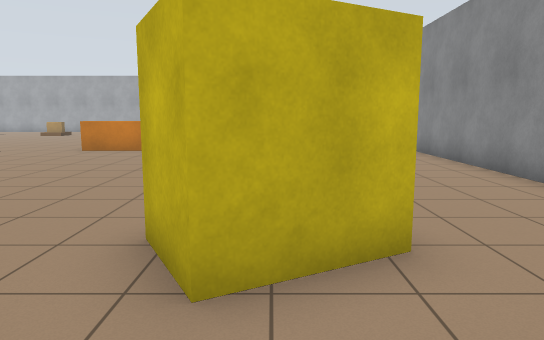
View 1 (above)

17 first-person views from a walk through a world built for the Gazebo simulator. The camera is 1.2 m above the floor, tilts 8° down and sees 70° across. The floor is counted in squares, 1 m on a side. Each view is taken from the middle of a square. On the plan, view 1 faces up. The plan holds only what a view shows up to about 15 squares ahead; the rest is blank.

View 2
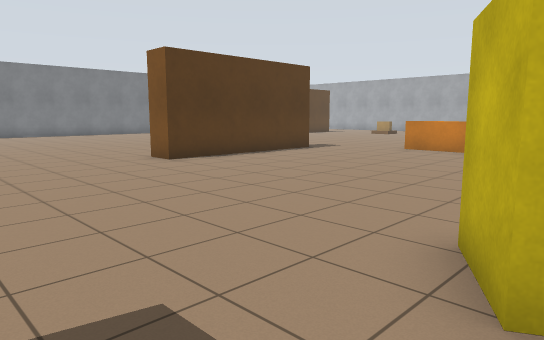

View 3
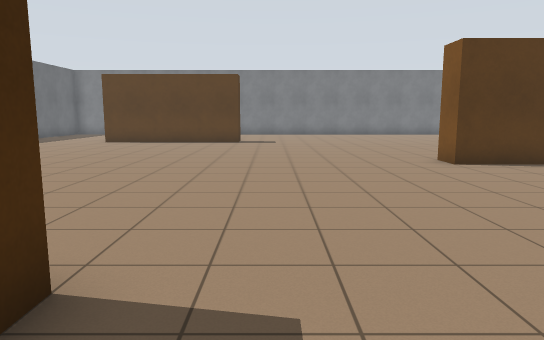

View 4
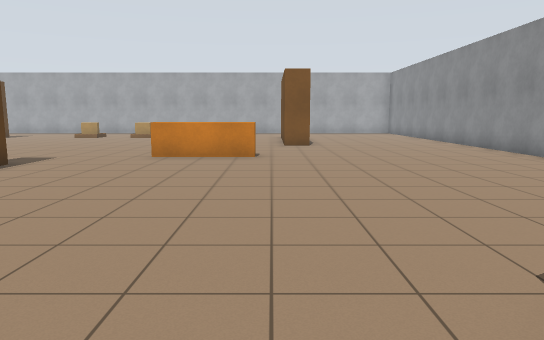

View 5
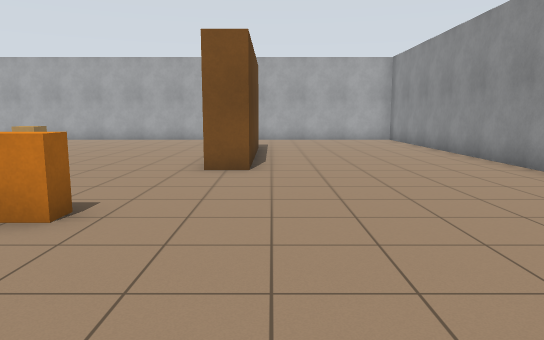

View 6
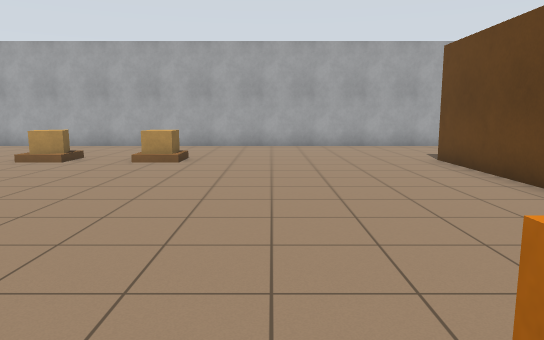

View 7
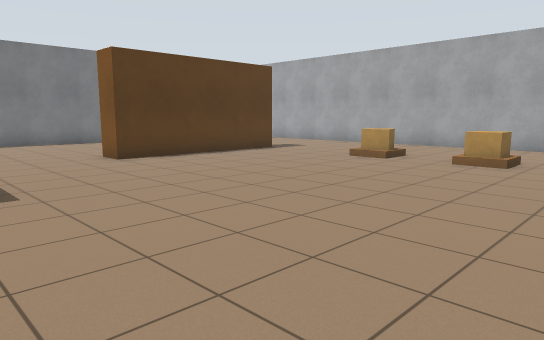

View 8
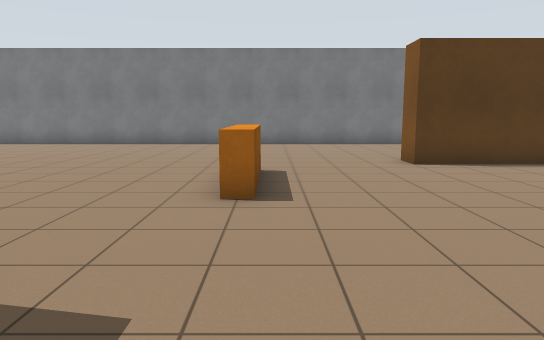

View 9
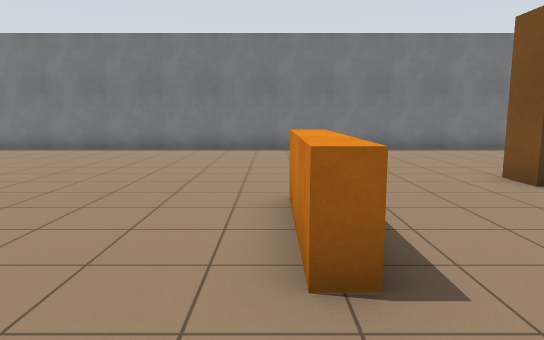

View 10
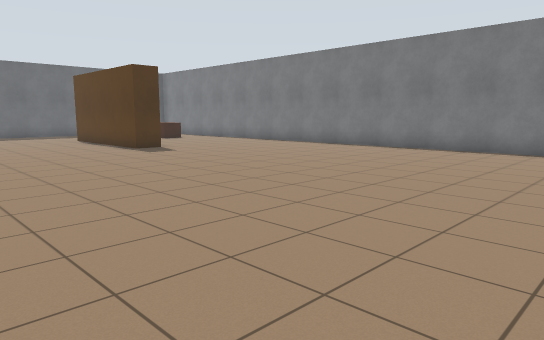

View 11
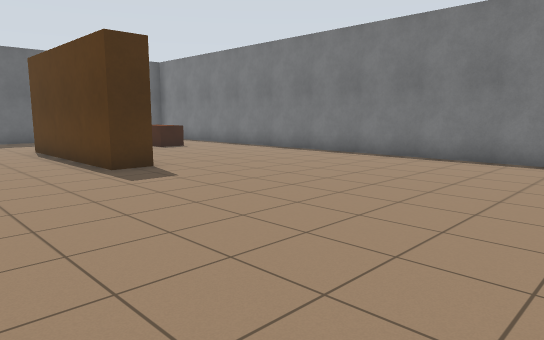

View 12
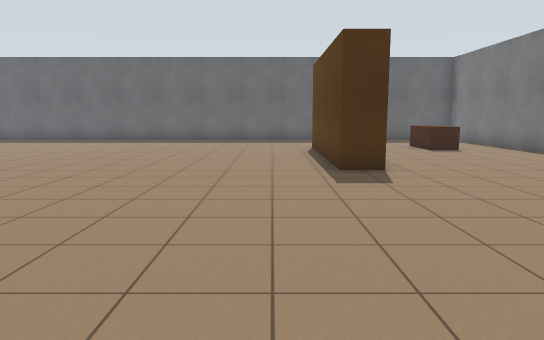

View 13
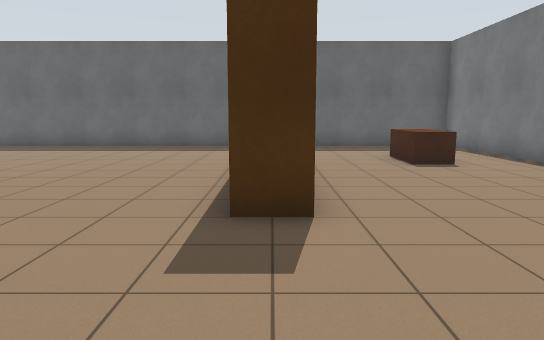

View 14
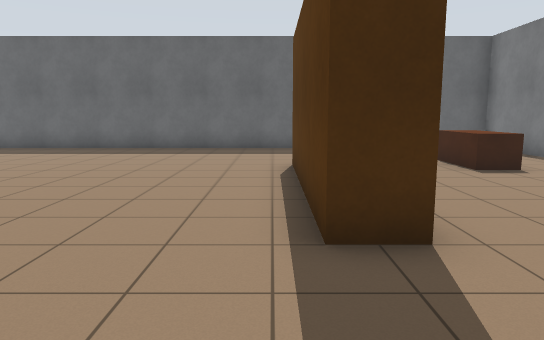

View 15
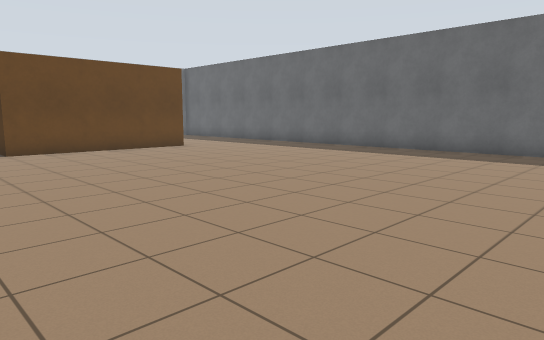

View 16
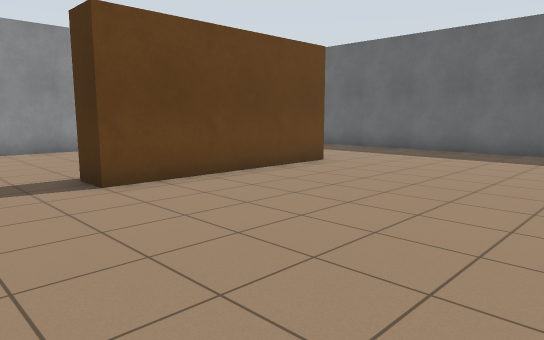

View 17
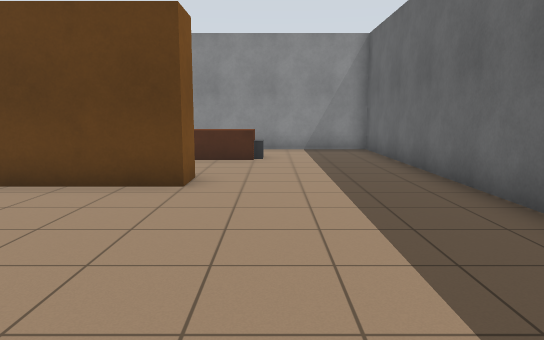

### Floor plan
Points are (right, up) in squares from view 1. A wall is a line through its corners. A room is listed if a view was taken in it or the views show most of it. See-through windows are left out.
Room 1 (views 1, 2, 3, 4, 5, 6, 7, 8, 9, 10, 11, 12, 13, 14, 15, 16, 17)
walls: (-9.5, 11.6) (-9.5, 5.5) (-10.5, 5.5); (-18.6, -0.5) (-17.5, -0.5) (-17.5, -6.5); (-2.5, 19.2) (-2.5, 23.5); (-17.5, 23.5) (-17.5, 17.5) (-18.5, 17.5); (4.9, 6.8) (4.9, 24.2); (-1.5, 23.4) (-1.5, 17.5) (-2.5, 17.5); (-1.5, -6.5) (-2.5, -6.5) (-2.5, -0.5) (-1.5, -0.5); (-24.9, 21.4) (-24.9, -2.8); (-24.9, -4.6) (-24.9, -11.4) (-23.1, -11.4); (-9.6, 28.4) (-13.2, 28.4); (4.9, -2.6) (4.9, -0.4); (-17.9, -11.4) (4.9, -11.4) (4.9, -5.1)
objects: brown box (-22, -7) to (-22, -6); barrier (-16, 13) to (-14, 14); orange box (-13, 23) to (-13, 24); orange box (-10, 23) to (-10, 24); barrier (-6, 13) to (-4, 14); yellow box (-1, 3) to (1, 4); dark grey box (2, -8); brown box (2, -7) to (2, -6)

Where each view was taken, in squares from view 1:
view 1: 0 up, 0 right, facing up
view 2: 0 up, 0 right, facing up-left
view 3: 1 up, 0 right, facing left
view 4: 2 up, 3 left, facing up
view 5: 9 up, 1 left, facing up
view 6: 13 up, 7 left, facing up
view 7: 13 up, 7 left, facing up-left
view 8: 14 up, 8 left, facing left
view 9: 13 up, 11 left, facing left
view 10: 13 up, 11 left, facing down-left
view 11: 8 up, 14 left, facing down-left
view 12: 8 up, 16 left, facing down
view 13: 4 up, 18 left, facing down
view 14: 3 up, 17 left, facing down
view 15: 2 up, 16 left, facing down-right
view 16: 2 up, 9 left, facing down-right
view 17: 8 down, 9 left, facing right
